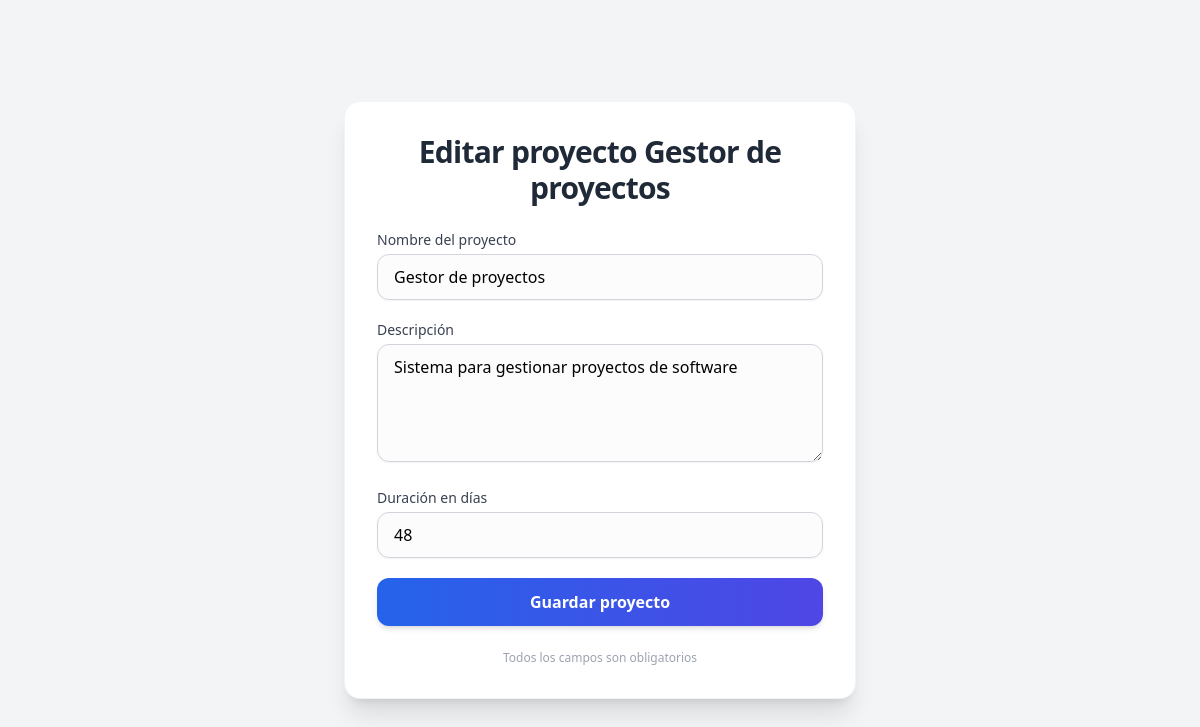
/proyectos/1/editar/, run on the app's committed database.
### gestor/models.py (models this page shows)
class Proyecto(models.Model):
  nombre = models.CharField(max_length=100)
  descripcion = models.TextField()
  duracion = models.IntegerField()

### gestor/views.py (the view, shortened to what this page needs)
# urls.py: path('proyectos/<int:id>/editar/', views.editar_proyecto, name='editar_proyecto'),
def editar_proyecto(request, id):
  proyecto = Proyecto.objects.get(id=id)
  return render(request, 'editar-proyecto.html', {'proyecto': proyecto})

### gestor/templates/editar-proyecto.html (shortened to what this page needs)
<!DOCTYPE html>
<html lang="es">
<head>
  <script src="https://cdn.tailwindcss.com"></script>
</head>
<body class="bg-gray-100 min-h-screen flex items-center justify-center p-4">
  <div class="bg-white rounded-2xl shadow-xl p-8 max-w-lg w-full border border-gray-200/50 transition-all hover:shadow-2xl">
    <h1 class="text-3xl font-bold text-gray-800 mb-6 text-center tracking-tight">
      Editar proyecto {{ proyecto.nombre }}
    </h1>
    <form method="post" class="space-y-5">
      <div>
        <label for="nombre" class="block text-sm font-medium text-gray-700 mb-1">
          Nombre del proyecto
        </label>
        <input
            type="text"
            name="nombre"
            id="nombre"
            required
            value="{{ proyecto.nombre }}"
            class="w-full px-4 py-2.5 border border-gray-300 rounded-xl shadow-sm focus:ring-2 focus:ring-blue-500 focus:border-blue-500 outline-none transition duration-200 bg-gray-50/50 hover:bg-white">
      </div>
      <div>
        <label for="descripcion" class="block text-sm font-medium text-gray-700 mb-1">
          Descripción
        </label>
        <textarea name="descripcion" id="descripcion" rows="4" required
                  class="w-full px-4 py-2.5 border border-gray-300 rounded-xl shadow-sm focus:ring-2 focus:ring-blue-500 focus:border-blue-500 outline-none transition duration-200 bg-gray-50/50 hover:bg-white resize-y">{{ proyecto.descripcion }}</textarea>
      </div>
      <div>
        <label for="duracion" class="block text-sm font-medium text-gray-700 mb-1">
          Duración en días
        </label>
        <input
            type="number"
            name="duracion"
            id="duracion"
            required
            step="1" min="1"
            value="{{ proyecto.duracion }}"
            class="w-full px-4 py-2.5 border border-gray-300 rounded-xl shadow-sm focus:ring-2 focus:ring-blue-500 focus:border-blue-500 outline-none transition duration-200 bg-gray-50/50 hover:bg-white [appearance:textfield] [&::-webkit-outer-spin-button]:appearance-none [&::-webkit-inner-spin-button]:appearance-none">
      </div>
      <button type="submit"
              class="w-full bg-gradient-to-r from-blue-600 to-indigo-600 hover:from-blue-700 hover:to-indigo-700 text-white font-semibold py-3 px-6 rounded-xl shadow-md hover:shadow-lg transition-all duration-300 transform hover:-translate-y-0.5 focus:ring-4 focus:ring-blue-300 focus:outline-none">
        Guardar proyecto
      </button>
    </form>
    <p class="text-xs text-gray-400 text-center mt-6 select-none">
      Todos los campos son obligatorios
    </p>
  </div>
</body>
</html>

### data on the page
Proyecto: nombre "Gestor de proyectos", descripcion "Sistema para gestionar proyectos de software", duracion "48"
